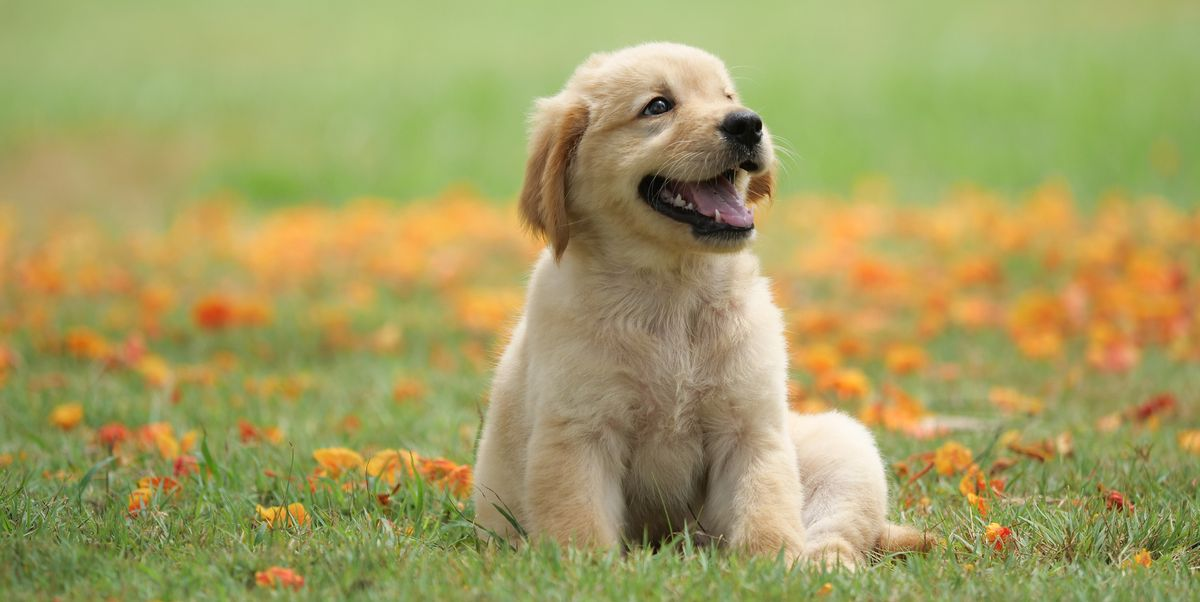
#> input picture lab4 - opencv tutorial/dog.jpg, 1200 x 602 px
$ python thresholding.py
#> lines starting #> are read from the running program, lines starting #| are printed output that depends on the picture; after the words box and inside, x2 and y2 are one past the last pixel; in counts of white or black regions, pixels touching at a corner belong together
import cv2
import numpy as np
from matplotlib import pyplot as plt

img = cv2.imread('./dog.jpg', cv2.IMREAD_GRAYSCALE)
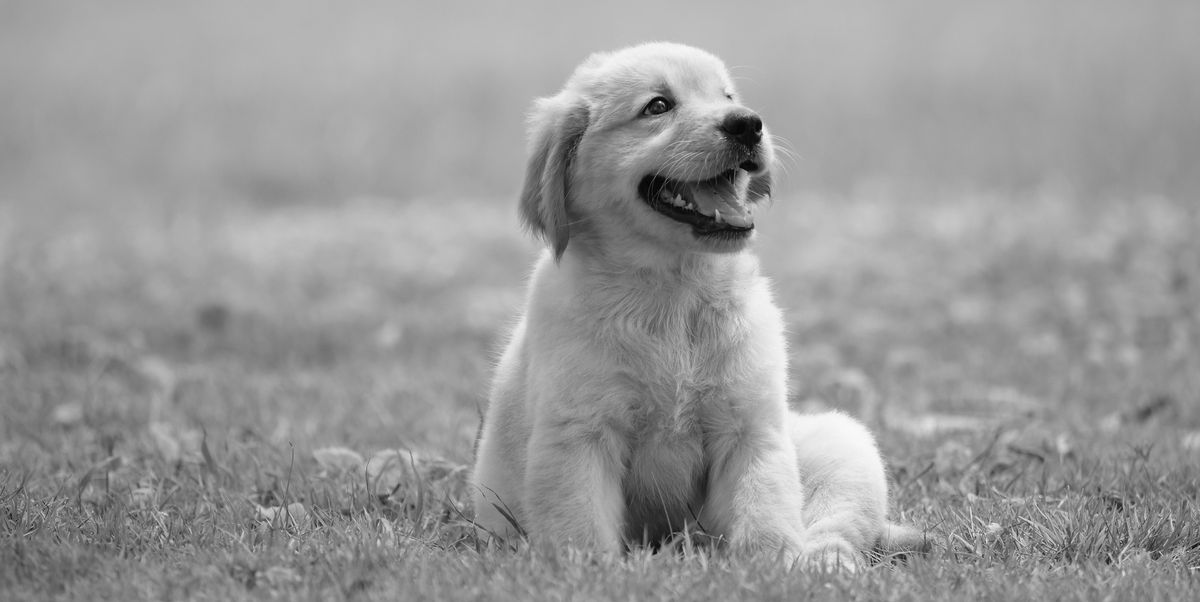
#> img: shape (602, 1200); min 0, max 251, mean 153.2
plt.subplot(121),plt.imshow(img, cmap='gray')
plt.title("Original Image")
plt.axis('off')
ret,th1 = cv2.threshold(img,127,255,cv2.THRESH_BINARY)
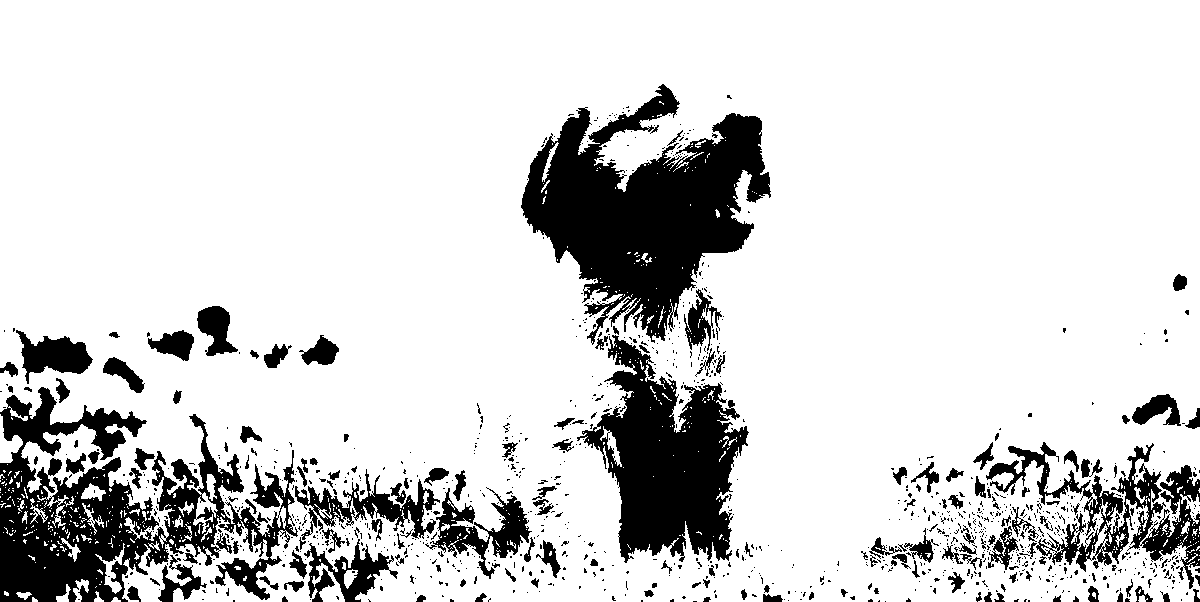
#> th1: shape (602, 1200); 83.4% white; 1096 black regions (937 under 20 px), largest, box (x1, y1, x2, y2) and area: (521, 84, 771, 345) 31780, (0, 387, 298, 602) 27314, (577, 335, 749, 563) 19920

plt.subplot(122),plt.imshow(th1,'gray')
plt.title("Threshold Image")
plt.xticks([]), plt.yticks([])

plt.suptitle("Image Thresholding")
plt.show()
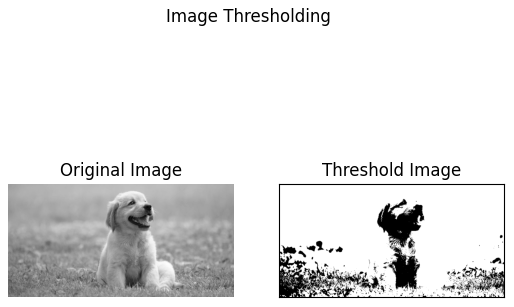
#> figure drawn by matplotlib, 2 panels
